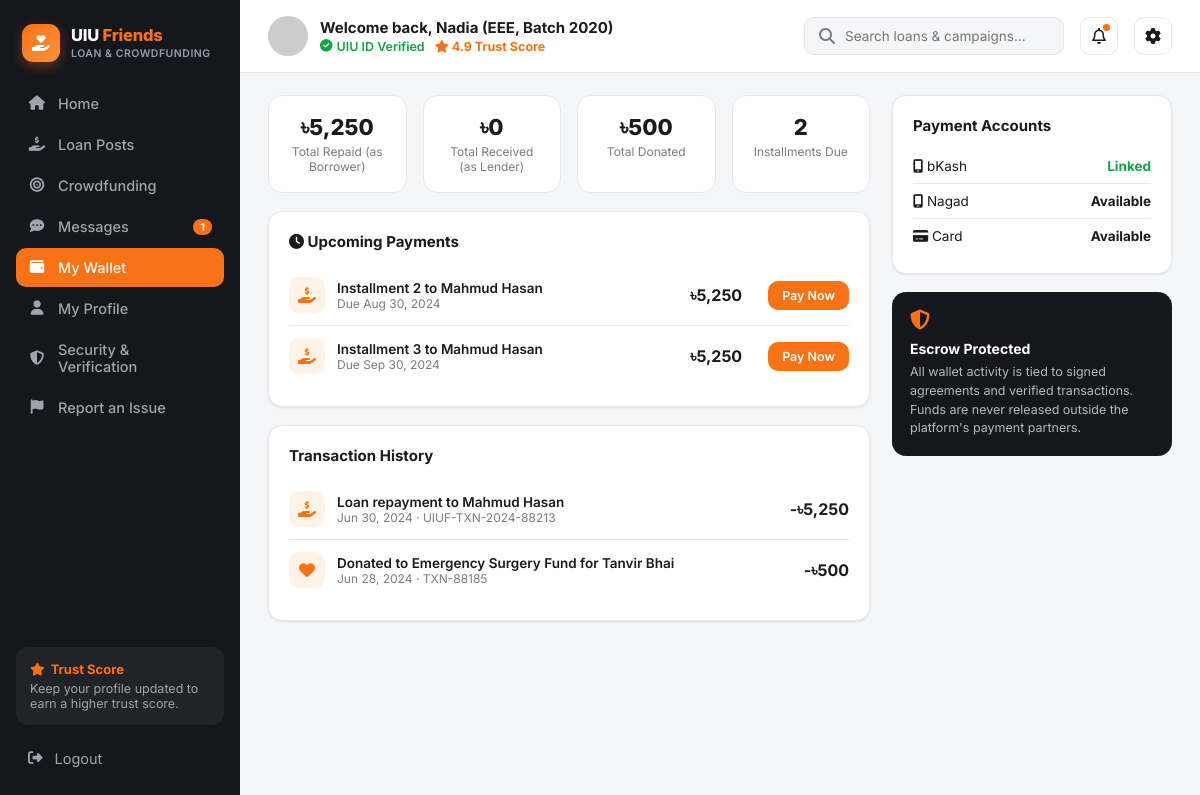
The app's page /wallet.php (signed in) with its own data.
### tables this page shows
CREATE TABLE users (
    id                      INT AUTO_INCREMENT PRIMARY KEY,
    full_name               VARCHAR(120)  NOT NULL,
    email                   VARCHAR(150)  NOT NULL UNIQUE,
    password_hash           VARCHAR(255)  NOT NULL,
    student_id              VARCHAR(30)   NOT NULL UNIQUE,
    department              VARCHAR(20)   NOT NULL,
    batch                   VARCHAR(10)   NOT NULL,
    phone                   VARCHAR(20)   DEFAULT NULL,
    avatar                  VARCHAR(255)  DEFAULT 'assets/img/default-avatar.svg',
    role                    ENUM('user','admin') NOT NULL DEFAULT 'user',
    trust_score             DECIMAL(3,2)  NOT NULL DEFAULT 4.00,
    uiu_id_verified         TINYINT(1)    NOT NULL DEFAULT 0,
    email_verified          TINYINT(1)    NOT NULL DEFAULT 0,
    phone_verified          TINYINT(1)    NOT NULL DEFAULT 0,
    payment_linked          TINYINT(1)    NOT NULL DEFAULT 0,
    agreement_accepted      TINYINT(1)    NOT NULL DEFAULT 0,
     
    nid_number              VARCHAR(20)   DEFAULT NULL UNIQUE,
    date_of_birth           DATE          DEFAULT NULL,
    address                 VARCHAR(255)  DEFAULT NULL,
    nid_front               VARCHAR(255)  DEFAULT NULL,
    nid_back                VARCHAR(255)  DEFAULT NULL,
    nid_status              ENUM('not_submitted','pending','verified','rejected') NOT NULL DEFAULT 'not_submitted',
    nid_reject_reason       VARCHAR(255)  DEFAULT NULL,
    nid_submitted_at        DATETIME      DEFAULT NULL,
    status                  ENUM('active','suspended') NOT NULL DEFAULT 'active',
    created_at              DATETIME      NOT NULL DEFAULT CURRENT_TIMESTAMP
);

CREATE TABLE agreements (
    id                  INT AUTO_INCREMENT PRIMARY KEY,
    loan_post_id        INT NOT NULL,
    offer_id            INT NOT NULL,
    borrower_id         INT NOT NULL,
    lender_id           INT NOT NULL,
    principal           DECIMAL(12,2) NOT NULL,
    interest_rate       DECIMAL(5,2)  NOT NULL,
    tenure_months       INT NOT NULL,
    total_payable       DECIMAL(12,2) NOT NULL,
    repayment_plan      ENUM('emi','full') DEFAULT NULL,
    borrower_signed     TINYINT(1) NOT NULL DEFAULT 0,
    lender_signed       TINYINT(1) NOT NULL DEFAULT 0,
    status              ENUM('pending_confirmation','active','completed','disputed') NOT NULL DEFAULT 'pending_confirmation',
    created_at          DATETIME NOT NULL DEFAULT CURRENT_TIMESTAMP,
    FOREIGN KEY (loan_post_id) REFERENCES loan_posts(id) ON DELETE CASCADE,
    FOREIGN KEY (offer_id) REFERENCES loan_offers(id) ON DELETE CASCADE,
    FOREIGN KEY (borrower_id) REFERENCES users(id) ON DELETE CASCADE,
    FOREIGN KEY (lender_id) REFERENCES users(id) ON DELETE CASCADE
);

CREATE TABLE installments (
    id              INT AUTO_INCREMENT PRIMARY KEY,
    agreement_id    INT NOT NULL,
    installment_no  INT NOT NULL,
    due_date        DATE NOT NULL,
    amount          DECIMAL(12,2) NOT NULL,
    status          ENUM('due','paid','late') NOT NULL DEFAULT 'due',
    FOREIGN KEY (agreement_id) REFERENCES agreements(id) ON DELETE CASCADE
);

### includes/functions.php (called while the page is built, shortened)
<?php
require_once __DIR__ . '/../config/db.php';
function is_logged_in(): bool {
    return isset($_SESSION['user_id']);
}
function require_login(): void {
    $u = current_user();
}
function current_user(): ?array {
    global $pdo;
    static $cache = null;
    if ($cache !== null) return $cache;
    $stmt = $pdo->prepare("SELECT * FROM users WHERE id = ?");
    $stmt->execute([$_SESSION['user_id']]);
    $cache = $stmt->fetch();
    return $cache;
}
function e(?string $str): string {
    return htmlspecialchars($str ?? '', ENT_QUOTES, 'UTF-8');
}
function taka(float $amount): string {
    return '৳' . number_format($amount, $amount == floor($amount) ? 0 : 2);
}

### wallet.php (the view, shortened to what this page needs)
<?php
require_once __DIR__ . '/includes/functions.php';
require_login();
$u = current_user();
$borrowed = $pdo->prepare("SELECT COALESCE(SUM(t.amount),0) s FROM transactions t WHERE t.payer_id=?");
$borrowed->execute([$u['id']]); $totalBorrowed = $borrowed->fetch()['s'];
$lent = $pdo->prepare("SELECT COALESCE(SUM(t.amount),0) s FROM transactions t WHERE t.payee_id=?");
$lent->execute([$u['id']]); $totalLent = $lent->fetch()['s'];
$donated = $pdo->prepare("SELECT COALESCE(SUM(amount),0) s FROM donations WHERE donor_id=?");
$donated->execute([$u['id']]); $totalDonated = $donated->fetch()['s'];
$dueStmt = $pdo->prepare("SELECT a.id agreement_id, a.total_payable, lu.full_name lender_name, i.installment_no, i.due_date, i.amount
    FROM agreements a JOIN users lu ON lu.id=a.lender_id
    JOIN installments i ON i.agreement_id=a.id AND i.status='due'
    WHERE a.borrower_id=? AND a.status='active' ORDER BY i.due_date ASC");
$dueStmt->execute([$u['id']]);
$dueInstallments = $dueStmt->fetchAll();
$txStmt = $pdo->prepare("
    (SELECT t.id, t.amount, t.created_at, t.txn_ref, 'loan_paid' type, lu.full_name other_name
     FROM transactions t JOIN agreements a ON a.id=t.agreement_id JOIN users lu ON lu.id=a.lender_id
     WHERE t.payer_id=?)
    UNION ALL
    (SELECT t.id, t.amount, t.created_at, t.txn_ref, 'loan_received' type, bu.full_name other_name
     FROM transactions t JOIN agreements a ON a.id=t.agreement_id JOIN users bu ON bu.id=a.borrower_id
     WHERE t.payee_id=?)
    UNION ALL
    (SELECT d.id, d.amount, d.created_at, d.txn_ref, 'donation' type, c.title other_name
     FROM donations d JOIN campaigns c ON c.id=d.campaign_id WHERE d.donor_id=?)
    ORDER BY created_at DESC LIMIT 20");
$txStmt->execute([$u['id'], $u['id'], $u['id']]);
$history = $txStmt->fetchAll();
include __DIR__ . '/includes/header.php';
?>
<div class="app-shell">
  <?php include __DIR__ . '/includes/sidebar.php'; ?>
  <div class="main-area">
    <?php include __DIR__ . '/includes/topbar.php'; ?>
    <div class="content-wrap">
      <div class="content-main">
        <div class="stat-cards">
          <div class="stat-card"><div class="num"><?= taka($totalBorrowed) ?></div><div class="lbl">Total Repaid (as Borrower)</div></div>
          <div class="stat-card"><div class="num"><?= taka($totalLent) ?></div><div class="lbl">Total Received (as Lender)</div></div>
          <div class="stat-card"><div class="num"><?= taka($totalDonated) ?></div><div class="lbl">Total Donated</div></div>
          <div class="stat-card"><div class="num"><?= count($dueInstallments) ?></div><div class="lbl">Installments Due</div></div>
        </div>
        <?php if ($dueInstallments): ?>
        <div class="card">
          <h3><i class="fa-solid fa-clock"></i> Upcoming Payments</h3>
          <?php foreach ($dueInstallments as $d): ?>
            <div class="tx-item">
              <div class="tx-icon"><i class="fa-solid fa-hand-holding-dollar"></i></div>
              <div>
                <div class="title">Installment <?= $d['installment_no'] ?> to <?= e($d['lender_name']) ?></div>
                <div class="sub">Due <?= date('M d, Y', strtotime($d['due_date'])) ?></div>
              </div>
              <div class="amt"><?= taka($d['amount']) ?></div>
              <a href="payment.php?id=<?= $d['agreement_id'] ?>" class="btn btn-primary btn-sm" style="margin-left:14px;">Pay Now</a>
            </div>
          <?php endforeach; ?>
        </div>
        <?php endif; ?>
        <div class="card">
          <h3>Transaction History</h3>
          <?php foreach ($history as $h):
            $icon = $h['type']==='donation' ? 'fa-heart' : 'fa-hand-holding-dollar';
            $label = $h['type']==='loan_paid' ? 'Loan repayment to ' . $h['other_name']
                   : ($h['type']==='loan_received' ? 'Loan payment received from ' . $h['other_name']
                   : 'Donated to ' . $h['other_name']);
            $sign = $h['type']==='loan_received' ? '+' : '-';
          ?>
            <div class="tx-item">
              <div class="tx-icon"><i class="fa-solid <?= $icon ?>"></i></div>
              <div>
                <div class="title"><?= e($label) ?></div>
                <div class="sub"><?= date('M d, Y', strtotime($h['created_at'])) ?> · <?= e($h['txn_ref']) ?></div>
              </div>
              <div class="amt" style="color:<?= $sign==='+' ? 'var(--green)':'inherit' ?>;"><?= $sign ?><?= taka($h['amount']) ?></div>
            </div>
          <?php endforeach; ?>
        </div>
      </div>
      <div class="content-side">
        <div class="card">
          <h3>Payment Accounts</h3>
          <div class="info-row"><span><i class="fa-solid fa-mobile-screen"></i> bKash</span><span class="val <?= $u['payment_linked']?'green':'' ?>"><?= $u['payment_linked']?'Linked':'Not Linked' ?></span></div>
          <div class="info-row"><span><i class="fa-solid fa-mobile-screen"></i> Nagad</span><span class="val">Available</span></div>
          <div class="info-row"><span><i class="fa-solid fa-credit-card"></i> Card</span><span class="val">Available</span></div>
        </div>
        <div class="safety-box">
          <i class="fa-solid fa-shield-halved"></i>
          <h4>Escrow Protected</h4>
          <p>All wallet activity is tied to signed agreements and verified transactions. Funds are never released outside the platform's payment partners.</p>
        </div>
      </div>
    </div>
  </div>
</div>
</body>
</html>

### includes/topbar.php (shortened to what this page needs)
<header class="topbar">
  <div class="topbar-welcome">
    <img src="<?= e($u['avatar']) ?>" alt="">
    <div>
      <h1>Welcome back, <?= e(explode(' ', $u['full_name'])[0]) ?> (<?= e($u['department']) ?>, Batch <?= e($u['batch']) ?>)</h1>
      <div class="meta">
        <?= $u['uiu_id_verified'] ? '<span class="badge-verified"><i class="fa-solid fa-circle-check"></i> UIU ID Verified</span>' : '<span class="badge-pending"><i class="fa-solid fa-clock"></i> Verification Pending</span>' ?>
        <span class="trust-chip"><i class="fa-solid fa-star"></i> <?= number_format($u['trust_score'],1) ?> Trust Score</span>
      </div>
    </div>
  </div>
  <div class="topbar-actions">
    <form action="search.php" method="get" class="search-box" style="margin:0;">
      <i class="fa-solid fa-magnifying-glass"></i>
      <input type="text" name="q" placeholder="Search loans &amp; campaigns..." value="<?= e($_GET['q'] ?? '') ?>">
    </form>
    <a href="messages.php" class="icon-btn"><i class="fa-regular fa-bell"></i><?php if (($unread ?? 0) > 0): ?><span class="dot"></span><?php endif; ?></a>
    <a href="security.php" class="icon-btn"><i class="fa-solid fa-gear"></i></a>
  </div>
</header>

### assets/css/style.css (style rules this page uses)
:root { --orange: #f97316; --orange-dark: #ea580c; --sidebar-bg: #16161d; --sidebar-text: #a3a3ad; --sidebar-active: #f97316; --bg: #f5f6f8; --card-bg: #ffffff; --border: #e8e8ec; --text-dark: #1a1a1f; --text-muted: #7b7b85; --green: #16a34a; --radius: 14px; --shadow: 0 1px 3px rgba(0,0,0,.06), 0 1px 2px rgba(0,0,0,.04); }
* { box-sizing: border-box; }
body { margin: 0; font-family: 'Inter', -apple-system, BlinkMacSystemFont, 'Segoe UI', sans-serif; background: var(--bg); color: var(--text-dark); }
a { text-decoration: none; color: inherit; }
img { max-width: 100%; display: block; }
input, select, textarea { font-family: inherit; }
.app-shell { display: flex; min-height: 100vh; }
.main-area { flex: 1; min-width: 0; display: flex; flex-direction: column; }
.topbar { display: flex; align-items: center; justify-content: space-between; padding: 16px 28px; background: #fff; border-bottom: 1px solid var(--border); position: sticky; top: 0; z-index: 5; }
.topbar-welcome { display: flex; align-items: center; gap: 12px; }
.topbar-welcome img { width: 40px; height: 40px; border-radius: 50%; object-fit: cover; }
.topbar-welcome h1 { font-size: 15px; margin: 0; }
.topbar-welcome .meta { font-size: 12.5px; color: var(--text-muted); display:flex; gap:10px; margin-top:2px; }
.badge-verified { color: var(--green); font-weight: 600; display:inline-flex; align-items:center; gap:4px; }
.trust-chip { color: var(--orange); font-weight: 700; }
.topbar-actions { display: flex; align-items: center; gap: 16px; }
.search-box { display: flex; align-items: center; gap: 8px; background: var(--bg); border: 1px solid var(--border); border-radius: 10px; padding: 9px 14px; width: 260px; color: var(--text-muted); }
.search-box input { border: none; background: transparent; outline: none; width: 100%; font-size: 13.5px; color: var(--text-dark); }
.icon-btn { width: 38px; height: 38px; border-radius: 10px; border: 1px solid var(--border); background: #fff; display:flex; align-items:center; justify-content:center; position:relative; color: var(--text-dark); }
.icon-btn .dot { position:absolute; top:6px; right:7px; width:7px; height:7px; background:var(--orange); border-radius:50%; }
.content-wrap { display: flex; gap: 22px; padding: 22px 28px; align-items: flex-start; }
.content-main { flex: 1; min-width: 0; display: flex; flex-direction: column; gap: 18px; }
.content-side { width: 280px; flex-shrink: 0; display: flex; flex-direction: column; gap: 18px; }
.card { background: var(--card-bg); border: 1px solid var(--border); border-radius: var(--radius); box-shadow: var(--shadow); padding: 20px; }
.card h3 { margin: 0 0 14px; font-size: 15px; }
.btn { border: none; border-radius: 10px; padding: 11px 18px; font-size: 13.5px; font-weight: 600; display: inline-flex; align-items: center; gap: 8px; }
.btn-primary { background: var(--orange); color: #fff; }
.btn-sm { padding: 7px 14px; font-size: 12.5px; }
.safety-box { background: var(--sidebar-bg); color: #fff; border-radius: var(--radius); padding: 18px; }
.safety-box i { color: var(--orange); font-size: 20px; margin-bottom: 10px; }
.safety-box h4 { margin: 0 0 6px; font-size: 14px; }
.safety-box p { margin: 0; font-size: 12.5px; color: #b8b8c2; line-height: 1.5; }
.info-row { display: flex; justify-content: space-between; padding: 9px 0; font-size: 13.5px; border-bottom: 1px solid var(--border); }
.info-row:last-child { border-bottom: none; }
.info-row .val { font-weight: 700; }
.info-row .val.green { color: var(--green); }
.stat-cards { display: grid; grid-template-columns: repeat(4,1fr); gap: 16px; }
.stat-card { background: #fff; border: 1px solid var(--border); border-radius: var(--radius); padding: 18px; text-align: center; }
.stat-card .num { font-size: 22px; font-weight: 800; }
.stat-card .lbl { font-size: 12px; color: var(--text-muted); margin-top: 4px; }
.tx-item { display: flex; align-items: center; gap: 12px; padding: 12px 0; border-bottom: 1px solid var(--border); }
.tx-item:last-child { border-bottom: none; }
.tx-icon { width: 36px; height: 36px; border-radius: 10px; background: #fff3e8; color: var(--orange); display: flex; align-items: center; justify-content: center; }
.tx-item .title { font-size: 13.5px; font-weight: 600; }
.tx-item .sub { font-size: 12px; color: var(--text-muted); }
.tx-item .amt { margin-left: auto; font-weight: 700; }

### records on screen
users: full_name "Nadia", department "EEE", batch "2020", trust_score "4.9"
agreements: installments.installment_no "2", lender.full_name "Mahmud Hasan", installments.due_date "Aug 30, 2024", installments.amount "৳5,250", installments.installment_no "3", installments.due_date "Sep 30, 2024"

### other values on screen
$item['label'] "Home"
$item['label'] "Loan Posts"
$item['label'] "Crowdfunding"
$item['label'] "Messages"
$unread "1"
$item['label'] "My Wallet"
$item['label'] "My Profile"
$item['label'] "Security & Verification"
$item['label'] "Report an Issue"
taka($totalBorrowed) "৳5,250"
taka($totalLent) "৳0"
taka($totalDonated) "৳500"
count($dueInstallments) "2"
$label "Loan repayment to Mahmud Hasan"
date('M d, Y', strtotime($h['created_at'])) "Jun 30, 2024"
